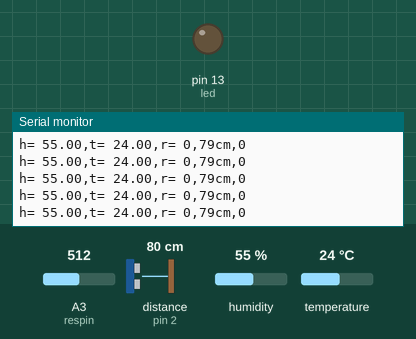
A sketch run on a simulated Arduino Uno, built with avr-gcc and run on an emulated ATmega328P. Shown: output pins drawn as LEDs (lit = HIGH), the last lines printed to the serial monitor. Wiring (inferred from the names in the program): ultrasonic range finder: trigger pin 3; echo pin 2. Inputs (shaded band) come from the test bench; at power-on: distance to the obstacle (sensor on pin 2) 80 cm, A3 (respin) = 512, humidity 55 %, temperature 24 °C. The echo pulse lasts 58.3 µs per cm; pins used as bus, display or sensor lines are not drawn.

Above: at 1.2 s.
1.3 s: distance to the obstacle (sensor on pin 2) set to 35 cm
At 2.05 s:
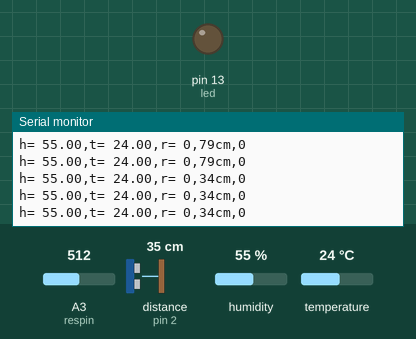
7.4 s: distance to the obstacle (sensor on pin 2) set to 2 cm
At 8.23 s:
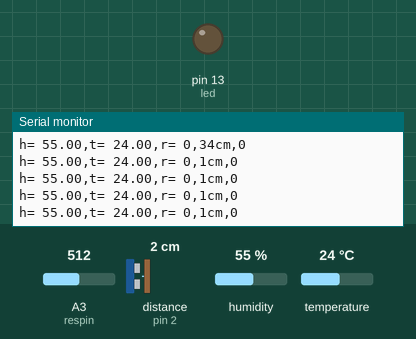
Timing chart, 0 to 10.4 s (numbered marks = the images above; inputs shaded):
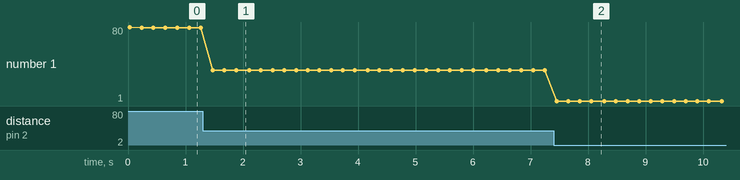

The sketch:

ABC.ino
```cpp
#include "DHT.h"

#define dht_1 2
#define DHTTYPE DHT11
DHT dht(dht_1, DHTTYPE);

const int echoPin = 2; // Echo Pin of Ultrasonic Sensor
const int pingPin = 3; // Trigger Pin of Ultrasonic Sensor
float vol = 0.0, l_minute;
unsigned char flowsensor = 2; // Sensor Input
unsigned long currentTime;
unsigned long cloopTime;
unsigned long flow_frequency;
void flow () // Interrupt function to increment flow
{
  flow_frequency++;
}
int led = 13;
int resval = 0;  // holds the value
int respin = A3; // sensor pin used

void setup() {
  pinMode(led, OUTPUT);
  Serial.begin(9600);
  dht.begin();
  pinMode(pingPin, OUTPUT); // initialising pin 3 as output
  pinMode(echoPin, INPUT); // initialising pin 2 as input
  pinMode(flowsensor, INPUT);
  digitalWrite(flowsensor, HIGH); // Optional Internal Pull-Up
  attachInterrupt(digitalPinToInterrupt(flowsensor), flow, RISING); // Setup Interrup
  pinMode (2 , INPUT);
}

void loop() {
  int a=0;
  long duration, inches, cm;
  digitalWrite(pingPin, LOW);
  delayMicroseconds(2);
  digitalWrite(pingPin, HIGH);
  delayMicroseconds(10);
  digitalWrite(pingPin, LOW);
  duration = pulseIn(echoPin, HIGH); // using pulsin function to determine total time
  inches = microsecondsToInches(duration); // calling method
  cm = microsecondsToCentimeters(duration); // calling method
    currentTime = millis();
    if (currentTime >= (cloopTime + 1000))
  {
    cloopTime = currentTime; // Updates cloopTime
    if (flow_frequency != 0)
    {
      l_minute = (flow_frequency / 7.5); // (Pulse frequency x 60 min) / 7.5Q = flowrate in L/hour
      flow_frequency = 0; // Reset Counter
      a=l_minute;
    }
    else {
      a=0;
    }

  }
  resval = analogRead(respin); //Read data from analog pin and store it to resval variable
  digitalWrite(led, HIGH);
  digitalWrite(led, LOW);
  float hum = dht.readHumidity();
  float temp = dht.readTemperature();
  Serial.print("h= ");
  Serial.print(hum);
  Serial.print(",");
  Serial.print("t= ");
  Serial.print(temp);
  Serial.print(",");
  int rain = digitalRead(2);
  Serial.print("r= ");
  Serial.print(rain);
  Serial.print(",");
  Serial.print(cm);
  Serial.print("cm");
  Serial.print(",");
  Serial.print(a, DEC); // Print litres/hour
  Serial.println("");


  delay(200);
}

long microsecondsToInches(long microseconds) // method to covert microsec to inches
{
  return microseconds / 74 / 2;
}
long microsecondsToCentimeters(long microseconds) // method to covert microsec to centimeters
{
  return microseconds / 29 / 2;
}
```

Measured:
- after the input at 1.3 s, the serial monitor: prints a new line after 0.17 s (image 1)
- after the input at 7.4 s, the serial monitor: prints a new line after 0.05 s (image 2)
- plotted number 1: 79 → 34 after the input at 1.3 s, 34 → 1 after the input at 7.4 s
